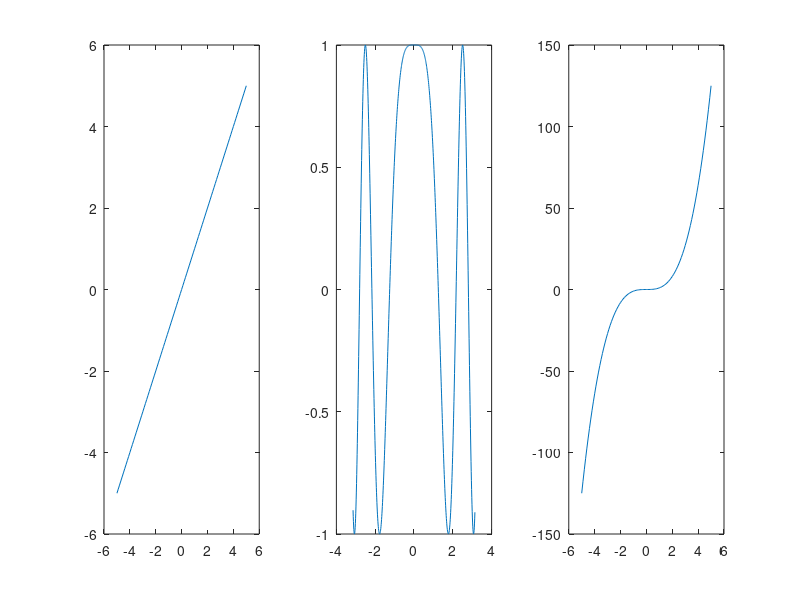

Recreate this plot in MATLAB.
x1 = [-5:0.1:5];
y1 = x1;
x2 = [-pi:0.01:pi];
y2 = cos(x2.^2);
y3 = x1.^3;
subplot(1,3,1)
plot(x1,y1)
subplot(1,3,2)
plot(x2,y2)
subplot(1,3,3)
plot(x1,y3)
